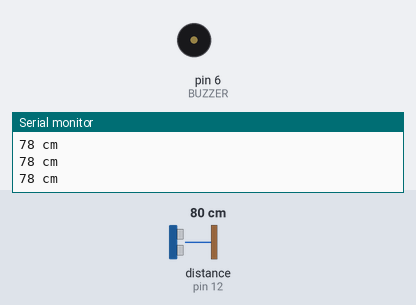
The sketch below on a simulated Arduino Uno, built with avr-gcc and run on an emulated ATmega328P. On the bench: buzzer (waves = sounding), the last lines printed to the serial monitor. Wiring (inferred from the names in the program): ultrasonic range finder: trigger pin 11; echo pin 12. The test bench sets the inputs (shaded band); at power-on: distance to the obstacle (sensor on pin 12) 80 cm. The echo pulse lasts 58.3 µs per cm.

Above: at 1.2 s.
1.3 s: distance to the obstacle (sensor on pin 12) set to 33 cm
2.8 s: distance to the obstacle (sensor on pin 12) set to 27 cm
At 3.06 s:
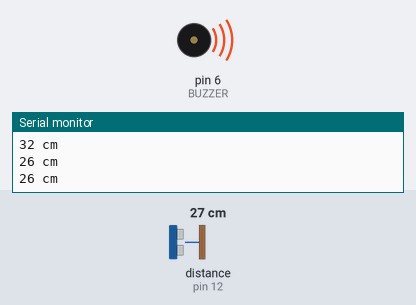
5.8 s: distance to the obstacle (sensor on pin 12) set to 35 cm
At 5.8 s:
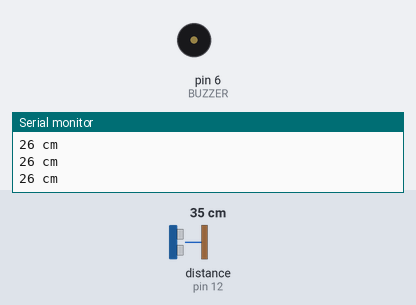
Timing chart, 0 to 8.8 s (numbered marks = the images above; inputs shaded):
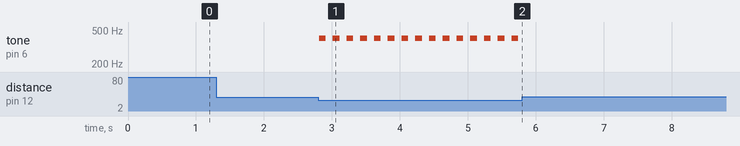

The sketch:

SPEC_1.ino
```cpp
#define trigPin 11
#define echoPin 12
#define BUZZER 6

void setup() {
  // put your setup code here, to run once:
  Serial.begin(9600);

  pinMode(trigPin, OUTPUT);
  pinMode(echoPin, INPUT);
}

void loop() {
  // put your main code here, to run repeatedly:
  long duration, distance;

  digitalWrite(trigPin, LOW);
  delayMicroseconds(2);
  digitalWrite(trigPin, HIGH);
  delayMicroseconds(10);

  digitalWrite(trigPin, LOW);
  duration = pulseIn(echoPin, HIGH);
  distance = duration * 17 / 1000;

  if (distance >= 200 || distance <= 0){
    Serial.println("Unable to measure distance");
  }else{
    Serial.print(distance);
    Serial.println(" cm");

    if (distance<30){
      tone(BUZZER, 400);
      delay(100);
      noTone(BUZZER);
      delay(100);
    }
  }
}
```

Measured:
- the behaviour switches between 31 and 30 cm on distance to the obstacle (sensor on pin 12) (found by bisection; images 0 and 1)
- after the input at 2.8 s, tone on pin 6 (BUZZER): alternates 400 Hz for 0.10 s and silent for 0.10 s, starting at once
- after the input at 5.8 s, tone on pin 6 (BUZZER): stops changing and stays silent
